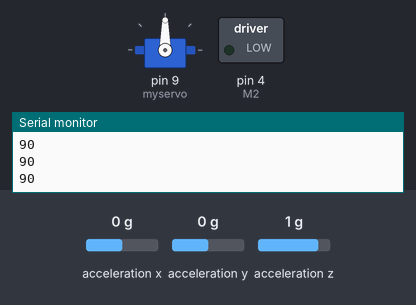
The program below on a simulated Arduino Nano, built with avr-gcc and run on an emulated ATmega328P. On the bench: servo, switched loads named in the program (green lamp = pin HIGH), the last lines printed to the serial monitor. The test bench sets the inputs (shaded band); at power-on: acceleration x 0 g, acceleration y 0 g, acceleration z 1 g.

Above: at 1.2 s.
1.3 s: acceleration x set to -1.4 g
At 2.8 s:
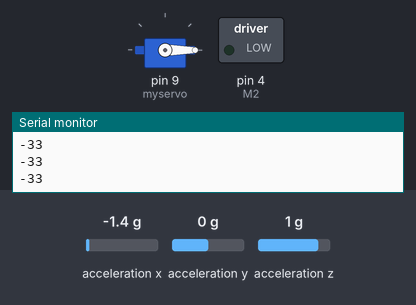
3.1 s: acceleration x set to 0.8 g
At 4.3 s:
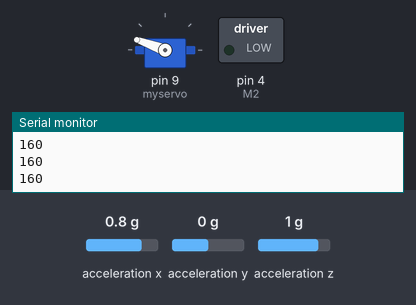
5.1 s: acceleration x set to -0.8 g
At 6.2 s:
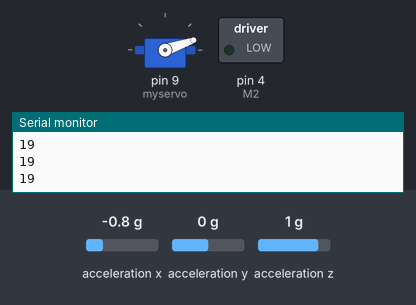
7.1 s: acceleration x set to 0 g
At 7.28 s:
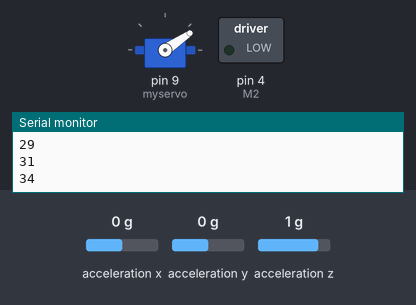
8.9 s: acceleration x set to 1.4 g
At 9.9 s:
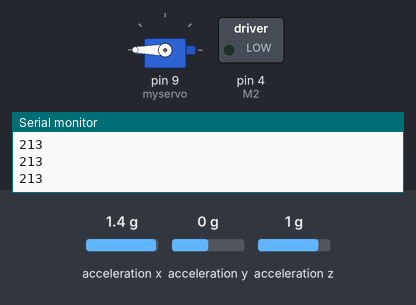
Timing chart, 0 to 11.7 s (numbered marks = the images above; inputs shaded):
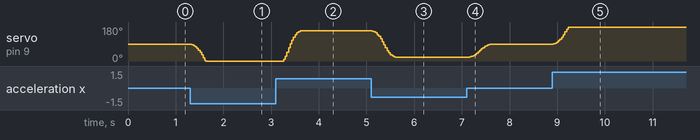

The program:

main.cpp
```cpp
#include <Servo.h>
#include <Adafruit_MMA8451.h>
#include <Adafruit_Sensor.h>
#include <Wire.h>
#include <SPI.h>
#include <RunningAverage.h>

Servo myservo;
Adafruit_MMA8451 mma = Adafruit_MMA8451();
RunningAverage myRa1(16);
RunningAverage myRa2(16);

int E2 = 5;
int M2 = 4;
int motor_button = 2;
int motor_speed = 6;

float average = 0;
long degrees = 0;

/*unsigned long previous_millis = 0;
void set_interval(unsigned long interval, void (*callback)()) {
  unsigned long current_millis = millis();
  if(current_millis - previous_millis >= interval){
    previous_millis = current_millis;
    callback();
  }
}*/

float mapfloat(float x, float in_min, float in_max, long out_min, long out_max)
{
  return (x - in_min) * (out_max - out_min) / (in_max - in_min) + out_min;
}


void setup() {
  myservo.attach(9);
  Serial.begin(9600);
  pinMode(M2, OUTPUT);
  pinMode(motor_button, INPUT_PULLUP);
  pinMode(motor_speed, INPUT_PULLUP);

  if (! mma.begin()) {
    Serial.println("Couldnt start");
    while (1);
  }
  Serial.println("MMA8451 found!");
  mma.setRange(MMA8451_RANGE_2_G);
}


void loop() {
  mma.read();
  sensors_event_t event;
  mma.getEvent(&event);

  myRa1.addValue(event.acceleration.x);
  average = myRa1.getAverage();
  average = mapfloat(average, -10, 10, 0, 180);
  myRa2.addValue(average);
  degrees = myRa2.getAverage();
  Serial.println(degrees);

  myservo.write(degrees);
  delay(15);
}
```

Measured:
- after the input at 1.3 s, servo on pin 9 (myservo): moves from 90° to 0° over 0.33 s, starting at once
- after the input at 3.1 s, servo on pin 9 (myservo): moves from 0° to 160° over 0.36 s, starting after 0.16 s
- after the input at 5.1 s, servo on pin 9 (myservo): moves from 160° to 19° over 0.48 s, starting at once
- after the input at 7.1 s, servo on pin 9 (myservo): moves from 19° to 90° over 0.50 s, starting at once
- after the input at 8.9 s, servo on pin 9 (myservo): moves from 90° to 180° over 0.31 s, starting at once
